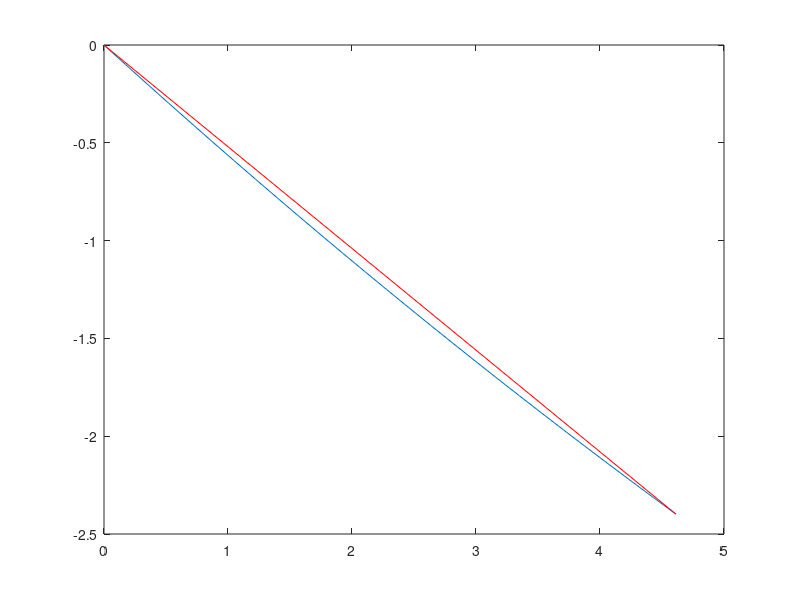

Source code (MATLAB):
% Gravitational constant
dGravitationConstant = 9.81; % [kg m/s^2]
% Number of nodes
nNodes = 25; % []
% Weight of the cable in total
nCableWeight = 0.5; % [kg]
% Length of Cable
nCableLength = 5;
% Weight of each node
dNodeWeight = nCableWeight./nNodes; % [kg]
% Distance between each node
dNodeDistance = nCableLength./nNodes; % [m]
% Number of "lengths" we have
nNodeLengths = nNodes + 1;
% Array of forces on each node
aNodeForceDirections = zeros(2, nNodes+2);
vNodeForceAmounts = zeros(1, nNodes+2);
vNodeForceAngle = zeros(1, nNodes+2);

% Force applied to bi
dLoadForceAmount = 50; % [N]
% Angle of force with respect to global x-axis
dLoadForceAngle = deg2rad(-25); % [deg]


aNodeForceDirections(1,end) = dLoadForceAmount.*cos(dLoadForceAngle);
aNodeForceDirections(2,end) = dLoadForceAmount.*sin(dLoadForceAngle);
vNodeForceAmounts(end) = dLoadForceAmount;
vNodeForceAngle(end) = dLoadForceAngle;

vNodeGravitationalForce = dNodeWeight.*dGravitationConstant.*[0; -1];

for iNode = nNodes:-1:0
    iNodeIndex = iNode+1;
    vNodeForce = (aNodeForceDirections(:,iNodeIndex+1) + vNodeGravitationalForce);
    aNodeForceDirections(:,iNodeIndex) = vNodeForce;
    vNodeForceAmounts(iNodeIndex) = norm(aNodeForceDirections(:,iNodeIndex));
    vNodeForceAngle(iNodeIndex) = atan2(aNodeForceDirections(2,iNodeIndex), aNodeForceDirections(1,iNodeIndex));
end

% To keep the calculated node positions
aNodePositions = zeros(2, nNodes+2);

for iNode = 1:nNodes+1
    iNodeIndex = iNode + 1;
    aNodePositions(:,iNodeIndex) = aNodePositions(:,iNodeIndex-1) + dNodeDistance.*[cos(vNodeForceAngle(iNodeIndex)); sin(vNodeForceAngle(iNodeIndex))];
end

figure; plot(aNodePositions(1, :), aNodePositions(2, :), aNodePositions(1, [1, end]), aNodePositions(2, [1, end]), 'r');



return;














































% Total length of cable
dLength = 10; % [m]
% Unit weight of the cable
dUnitWeight = 1.500; % [kg/m]%
% Mass of the cable
dMassCable = dUnitWeight*dLength; % [kg]
dMassNode = dMassCable/(nNodes+2); % [kg]
% Distance between nodes
dNodeDistance = dLength/(nNodes+1); % [m]
% Nominal force that pulls at node N+1
Fp = 50; % [N]
% Fp = 0;
% Fp = 10*dMassCable*g;
% Angle the force Fp has with the x-axis at node N+1
phi = deg2rad(-23);
% phi = deg2rad(0);
% phi = deg2rad(180);






























% aLoadForceDirn = zeros(2, nNodes + 2);
% vLoadForceAngle = zeros(1, nNodes + 2);
% vLoadForceMag = zeros(1, nNodes + 2);
% vNodePosition = zeros(2, nNodes + 2);
% 
% aLoadForceDirn(:, end) = (Fp.*[cos(phi); sin(phi)] + dMassNode*g.*[0; -1]);
% vLoadForceAngle(end) = atan2(aLoadForceDirn(2, end), aLoadForceDirn(1, end));
% 
% % Loop over all nodes starting at the last node to calculate their load forces
% % and angles of these forces
% for iNode = fliplr(1:nNodes+1)
%     aLoadForceDirn(:, iNode) = aLoadForceDirn(:, iNode + 1) + dMassNode.*g.*[0; -1];
%     vLoadForceAngle(iNode) = atan2(aLoadForceDirn(2, iNode), aLoadForceDirn(1, iNode));
%     vLoadForceMag(end) = sqrt(sum(aLoadForceDirn(:, iNode).^2));
% end
% 
% for iNode = 1:size(vNodePosition, 2)
%     vNodePosition(:, iNode + 1) = dNodeDistance.*[cos(vLoadForceAngle(iNode)); sin(vLoadForceAngle(iNode))] + vNodePosition(:, iNode);
% end








% 
% 
% % Keeps the calculated angles
% vAngles = zeros(1, nNodes);
% vAngles(nNodes) = phi;
% % Keep the direction 
% aLoadForces = zeros(2, nNodes);
% aLoadForces(:, end) = (Fp.*[cos(phi); sin(phi)] + dMassNode*g.*[0; -1]);
% % aLoadForces(:, nNodes + 1) = (Fp.*[cos(phi); sin(phi)] + dMassNode*g.*[0; -1]);
% % aForces(:,nNodes + 1) = -(Fp.*[cos(phi); sin(phi)] + dMassNode*g.*[0; -1]);
% % Keeps the nominal forces at each node
% vForces = zeros(1, nNodes);
% % vForces = sqrt(sum(aLoadForces.^2));
% % Keep the position of each node
% vPositions = zeros(2, nNodes);
% 
% % Loop over all nodes starting at the last node
% for iNode = fliplr(2:nNodes)
%     aForceOnNode = aLoadForces(:, iNode);
%     aResultingForce = -(aForceOnNode + dMassNode*g.*[0; -1]);
%     
%     aLoadForces(:, iNode-1) = -aResultingForce;
%     
%     vForces(iNode) = sqrt(sum(aLoadForces(:, iNode).^2));
%     vAngles(iNode) = atan2(aLoadForces(2, iNode), aLoadForces(1, iNode));
% end
% 
% % for iNode = fliplr(1:nNodes)
% %     aForces(:, iNode) = -aForces(:, iNode + 1);
% %     vForces(iNode) = sqrt(sum(aForces(:, iNode).^2));
% %     
% %     vAngles(iNode) = atan2(-aForces(2, iNode), -aForces(1, iNode));
% %     
% % %     Fx = vForces(iNode + 1)*cos(vAngles(iNode + 1));
% % %     Fz = dMassNode*g + vForces(iNode + 1)*sin(vAngles(iNode + 1));
% % %     vForces(iNode) = sqrt( Fx.^2 + Fz.^2 );
% % %     
% % % %     vAngles(iNode) = 1/2*acos(2*Fx*Fz/(vForces(iNode).^2));
% % %     
% % % %     vAngles(iNode) = atan2( dMassNode*g + vForces(iNode+1)*sin(vAngles(iNode+1)), vForces(iNode+1)*cos(vAngles(iNode+1)) );
% % %     vAngles(iNode) = atan2(Fz, Fx);
% % % %     vAngles(iNode) = atan( ( dMassNode*g + vForces(iNode+1)*sin(vAngles(iNode+1)) )/( vForces(iNode+1)*cos(vAngles(iNode+1)) ) );
% % %     
% % %     aForces(:,iNode) = vForces(iNode).*[cos(vAngles(iNode)); sin(vAngles(iNode))];
% % end
% 
% for iNode = 1:size(vPositions, 2)-1
%     vPositions(:, iNode+1) = dNodeDistance.*[cos(vAngles(iNode)); sin(vAngles(iNode))] + vPositions(:, iNode);
% end
% % rad2deg(vAngles)
% % vPositions

figure; plot(vNodePosition(1, :), vNodePosition(2, :), vNodePosition(1, [1, end]), vNodePosition(2, [1, end]));
